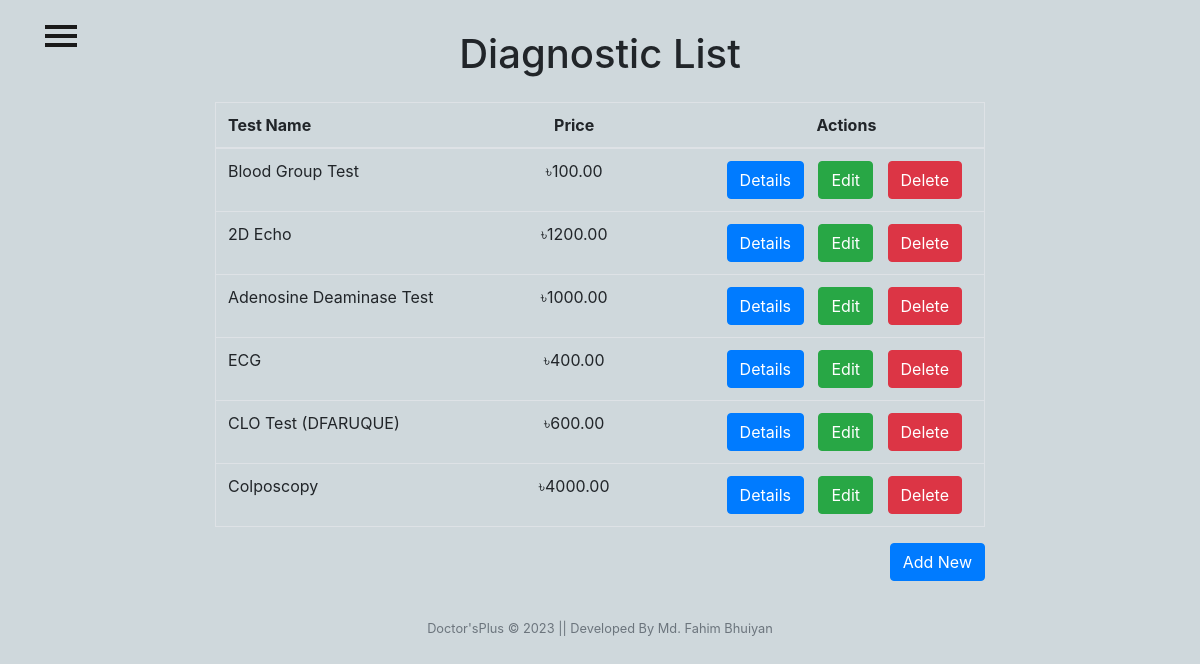
The app's page /admins/list/ with its own data.
### adminView/models.py (models this page shows, shortened)
class Diagnostic(models.Model):
    CATEGORY_CHOICES = (
        ('Blood', 'Blood'),
        ('Urine', 'Urine'),
        ('Other', 'Other'),
    )
    test_name = models.CharField(max_length=50)
    price = models.DecimalField(max_digits=8, decimal_places=2)
    category = models.CharField(max_length=50, choices=CATEGORY_CHOICES)
    description = models.TextField(max_length=200)

### adminView/views.py (the view)
# urls.py: path('list/', views.DiagnosticListView.as_view(), name='list'),
class DiagnosticListView(ListView):
    model = Diagnostic
    template_name = 'diagnostics/list.html'
    context_object_name = 'diagnostics'

### Templates/diagnostics/list.html (shortened to what this page needs)
{% load static %}
<html lang="en">
<head>
    <link rel="stylesheet" href="{% static 'css/list.css' %}">
    <link rel="stylesheet" href="https://stackpath.bootstrapcdn.com/bootstrap/4.5.2/css/bootstrap.min.css">
</head>
{% include "admin/side_nav_bar.html" %}
<body>
    <div class="container">
        {% block content %}
        <h1 class="mt-4 mb-4 text-center">Diagnostic List</h1>
        <table class="table">
            <thead>
                <tr>
                    <th>Test Name</th>
                    <th class="text-center">Price</th>
                    <th class="text-right" style="padding-right: 14%;">Actions</th>
                </tr>
            </thead>
            <tbody>
                {% for diagnostic in diagnostics %}
                <tr>
                    <td>{{ diagnostic.test_name }}</td>
                    <td class="text-center"> ৳{{ diagnostic.price }}</td>
                    <td class="actions text-right">
                        <a href="{% url 'detail' diagnostic.pk %}" class="btn btn-primary">Details</a>
                        <a href="{% url 'edit' diagnostic.pk %}" class="btn btn-success">Edit</a>
                        <a href="{% url 'delete' diagnostic.pk %}" class="btn btn-danger">Delete</a>
                    </td>
                </tr>
                {% empty %}
                <tr>
                    <td colspan="3">No diagnostics available.</td>
                </tr>
                {% endfor %}
            </tbody>
        </table>
        {% endblock %}
        <div class="text-right mb-3">
            <a href="{% url 'create' %}" class="btn btn-primary">Add New</a>
        </div>
    </div>
    {% include "Home/footer.html" %}
</body>
</html>

### static/CSS/list.css (style rules this page uses)
.container { margin: 30px auto !important; max-width: 800px !important; }
.table { width: 100%; margin-bottom: 20px; border: 1px solid #dee2e6; }
.table th { font-weight: bold; }
.table td, .table th { padding: 12px; vertical-align: middle; border-top: 1px solid #dee2e6; }
.table .actions { white-space: nowrap; }
.table .actions a { margin-right: 10px; }

### static/CSS/patientnav.css (style rules this page uses)
body { position: relative; overflow-x: hidden; background-color: #cfd8dc; }
body, html { height: 100%; }

### records on screen
Diagnostic: test_name "Blood Group Test", price "100.00"
Diagnostic: test_name "2D Echo", price "1200.00"
Diagnostic: test_name "Adenosine Deaminase Test", price "1000.00"
Diagnostic: test_name "ECG", price "400.00"
Diagnostic: test_name "CLO Test (DFARUQUE)", price "600.00"
Diagnostic: test_name "Colposcopy", price "4000.00"
